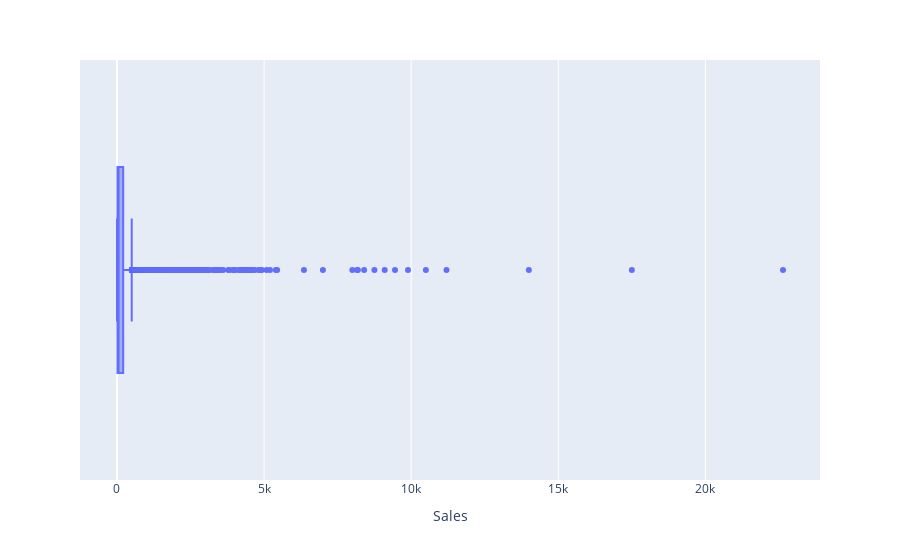

The cell this chart's notebook holds for it:
### Code cell
px.box(df, x = 'Sales')

### Figure 1 — Plotly figure (JSON) as saved in the notebook; plotly's stock layout.template omitted (floating-point values rounded to 4 significant figures; data arrays with more than 128 entries replaced by an {"elided": "..."} marker saying what was removed)
{"data": [{"alignmentgroup": "True", "hovertemplate": "Sales=%{x}<extra></extra>", "legendgroup": "", "marker": {"color": "#636efa"}, "name": "", "notched": false, "offsetgroup": "", "orientation": "h", "showlegend": false, "type": "box", "x": {"elided": "9800 float values"}, "x0": " ", "xaxis": "x", "y0": " ", "yaxis": "y"}], "layout": {"autosize": true, "boxmode": "group", "legend": {"tracegroupgap": 0}, "margin": {"t": 60}, "xaxis": {"anchor": "y", "autorange": true, "domain": [0, 1], "range": [-1257.0, 23900.0], "title": {"text": "Sales"}, "type": "linear"}, "yaxis": {"anchor": "x", "autorange": true, "domain": [0, 1], "range": [-0.5, 0.5], "type": "category"}}}
